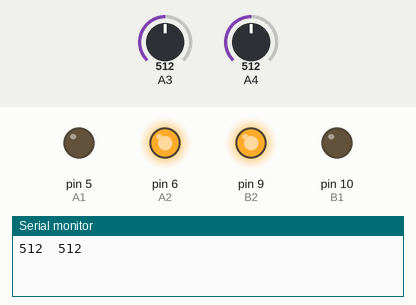
This sketch was run on a simulated Arduino Uno, built with avr-gcc and run on an emulated ATmega328P. Parts: output pins drawn as LEDs (lit = HIGH), the last lines printed to the serial monitor. The test bench sets the inputs (shaded band); at power-on: A3 = 512, A4 = 512.

Above: at 4.2 s.
4.3 s: A3 set to 888
13.5 s: A3 set to 914
At 14.6 s:
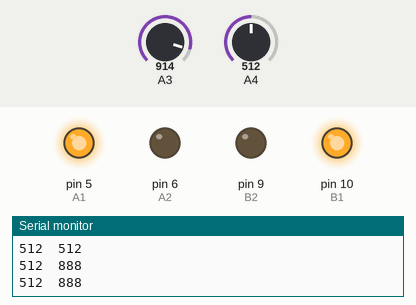
18.4 s: A4 set to 885
23.3 s: A4 set to 909
At 24.5 s:
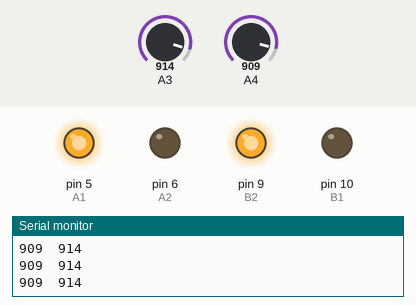
28.2 s: A4 set to 890
At 28.9 s:
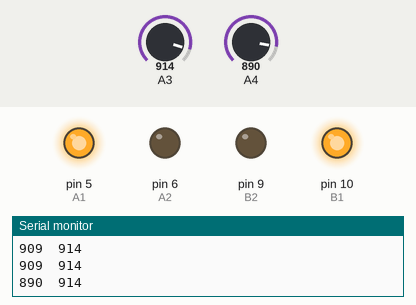
33.1 s: A4 set to 900
At 34.9 s:
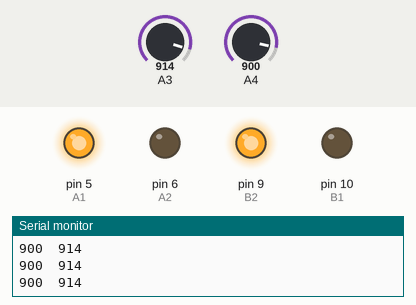
Timing chart, 0 to 36.4 s (numbered marks = the images above; inputs shaded):
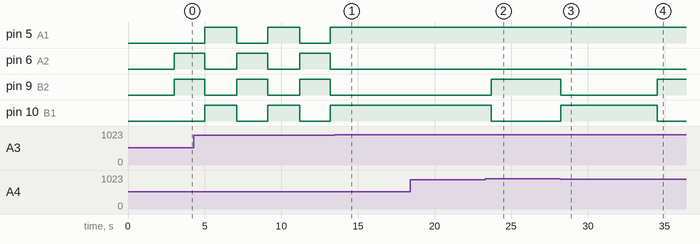

Measured:
- the behaviour switches between 899 and 900 on A3 (found by bisection; images 0 and 1)
- the behaviour switches between 899 and 900 on A4 (found by bisection; images 1 and 2)
- after the input at 13.5 s, pin 5 (A1), pin 10 (B1): stays HIGH (without the input it goes to LOW after 1.8 s); pin 6 (A2), pin 9 (B2): stays LOW (without the input it goes to HIGH after 1.8 s)
- after the input at 23.3 s, pin 9 (B2): LOW → HIGH after 0.41 s; pin 10 (B1): HIGH → LOW after 0.41 s
- after the input at 28.2 s, pin 9 (B2): HIGH → LOW at once; pin 10 (B1): LOW → HIGH at once
- after the input at 33.1 s, pin 9 (B2): LOW → HIGH after 1.4 s; pin 10 (B1): HIGH → LOW after 1.4 s
- by itself, pin 5 (A1), pin 10 (B1): alternates HIGH for 2.1 s and LOW for 2.0 s
- by itself, pin 6 (A2), pin 9 (B2): alternates HIGH for 2.0 s and LOW for 2.1 s

The sketch:

Motor_functions.ino
```cpp
#define FORWARD 2
#define REVERSE 1
#define LEFT 4
#define RIGHT 3
#define B1 10
#define B2 9
#define A1 5
#define A2 6
int sensR;
int sensL;

void setup() {
  // put your setup code here, to run once:
  pinMode(B1, OUTPUT);
  pinMode(B2, OUTPUT);
  pinMode(A1, OUTPUT);
  pinMode(A2, OUTPUT);
  Serial.begin(9600);
  delay(3000);
}

void motor (int direction) {
  switch (direction) {
    case REVERSE:
      digitalWrite(B1, HIGH);
      digitalWrite(B2, LOW);
      digitalWrite(A1, LOW);
      digitalWrite(A2, HIGH);
      break;
    case FORWARD:
      digitalWrite(B1, LOW);
      digitalWrite(B2, HIGH);
      digitalWrite(A1, HIGH);
      digitalWrite(A2, LOW);
      break;
    case RIGHT:
      digitalWrite(B1, HIGH);
      digitalWrite(B2, LOW);
      digitalWrite(A1, HIGH);
      digitalWrite(A2, LOW);
      break;
    case LEFT:
      digitalWrite(B1, LOW);
      digitalWrite(B2, HIGH);
      digitalWrite(A1, LOW);
      digitalWrite(A2, HIGH);
  }
}


void loop() {
  // put your main code here, to run repeatedly:

  sensR = analogRead(3);
  sensL = analogRead(4);

  Serial.print(sensL);
  Serial.print('\t');
  Serial.println(sensR);

  motor(FORWARD);

  if (sensR < 900){
    motor(LEFT);
    delay(2000);
  }

  if (sensL < 900){
    motor(RIGHT);
    delay(2000);
  }

  delay(100);
}
```
